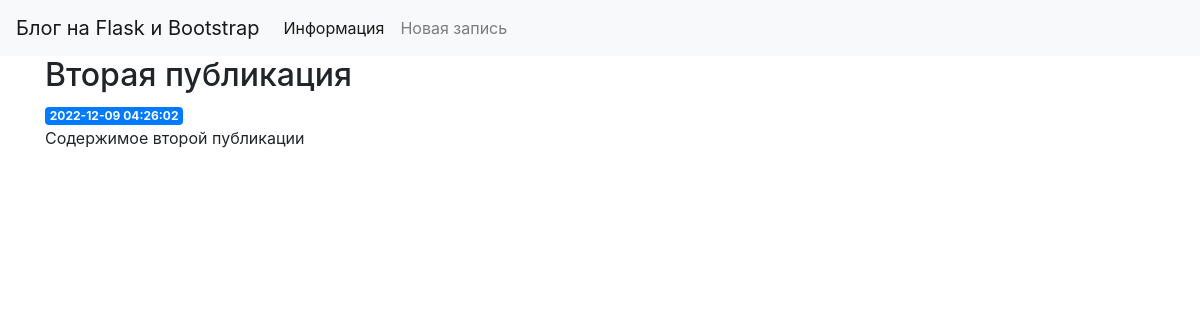
/2, run on the app's committed database.
### tables this page shows
CREATE TABLE posts (
    id INTEGER PRIMARY KEY AUTOINCREMENT,
    created TIMESTAMP NOT NULL DEFAULT CURRENT_TIMESTAMP,
    title TEXT NOT NULL,
    content TEXT NOT NULL
);

### app.py (the view)
@app.route('/<int:post_id>')
def post(post_id):
    post = get_post(post_id)
    return render_template('post.html', post=post)

### app.py (called while the page is built)
def get_db_connection():
    conn = sqlite3.connect('database.db')
    conn.row_factory = sqlite3.Row
    return conn

def get_post(post_id):
    conn = get_db_connection()
    post = conn.execute('SELECT * FROM posts WHERE id = ?',
                        (post_id,)).fetchone()
    conn.close()
    if post is None:
        abort(404)
    return post

### templates/post.html
{% extends 'base.html' %}
{% block content %}
    <h2>{% block title %} {{ post['title'] }} {% endblock %}</h2>
    <span class="badge badge-primary">{{ post['created'] }}</span>
    <p>{{ post['content'] }}</p>
{% endblock %}

### data on the page
posts: title "Вторая публикация", created "2022-12-09 04:26:02", content "Содержимое второй публикации"
